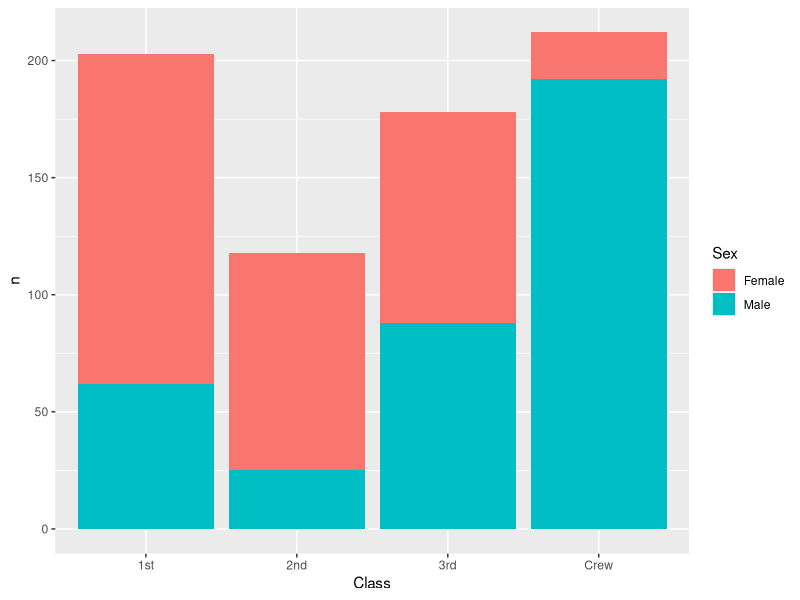
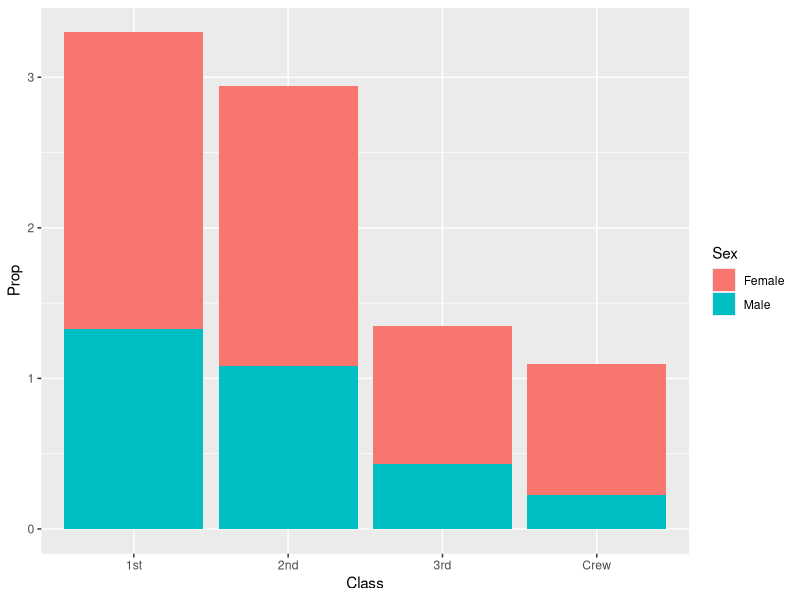
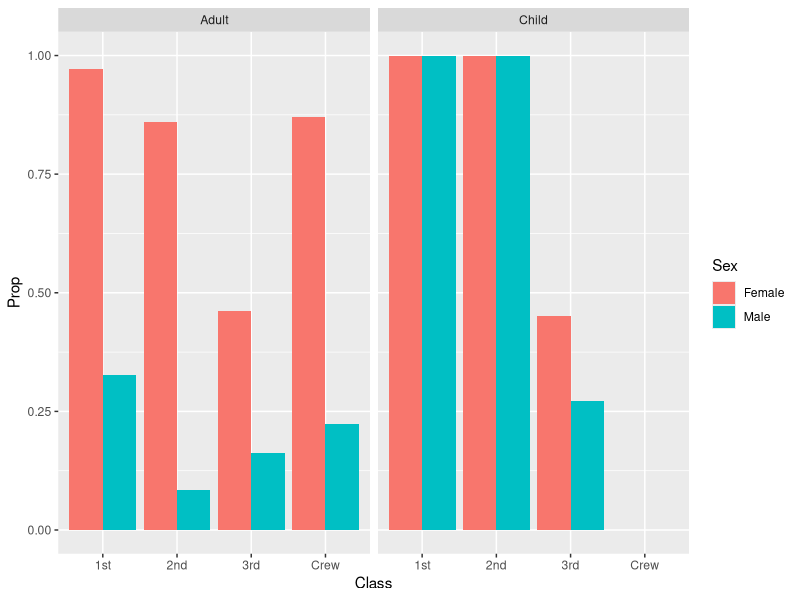

The R script that drew these images, in order:
## ---- chunk 1
library(tidyverse)

df_titanic <- as_tibble(Titanic)
## ---- chunk 2
df_titanic %>% 
  glimpse()
## ---- chunk 3
## NOTE: No need to edit! We'll cover how to
## do this calculation in a later exercise.
df_titanic %>% summarize(total = sum(n))
## ---- chunk 4
## TASK: Visualize counts against `Class` and `Sex`
df_titanic %>%
  filter(Survived == "Yes") %>%
  ggplot(aes(x = Class, y = n, fill = Sex)) +
  geom_col()
## ---- chunk 5
## NOTE: No need to edit! We'll cover how to
## do this calculation in a later exercise.
df_prop <-
  df_titanic %>%
  group_by(Class, Sex, Age) %>%
  mutate(
    Total = sum(n),
    Prop = n / Total
  ) %>%
  ungroup()
df_prop
## ---- chunk 6
df_prop %>%
  filter(Survived == "Yes") %>%
  ggplot(aes(x = Class, y = Prop, fill = Sex)) +
  geom_col()
## ---- chunk 7
df_prop %>%
  filter(Survived == "Yes") %>%
  ggplot(aes(x = Class, y = Prop, fill = Sex)) +
  geom_col(position = "dodge") +
  facet_grid(~ Age)
## ---- chunk 8
df_prop %>%
  filter(Survived == "Yes", Prop == 1) %>%
  select(Class, Sex, Age, n, Total)
